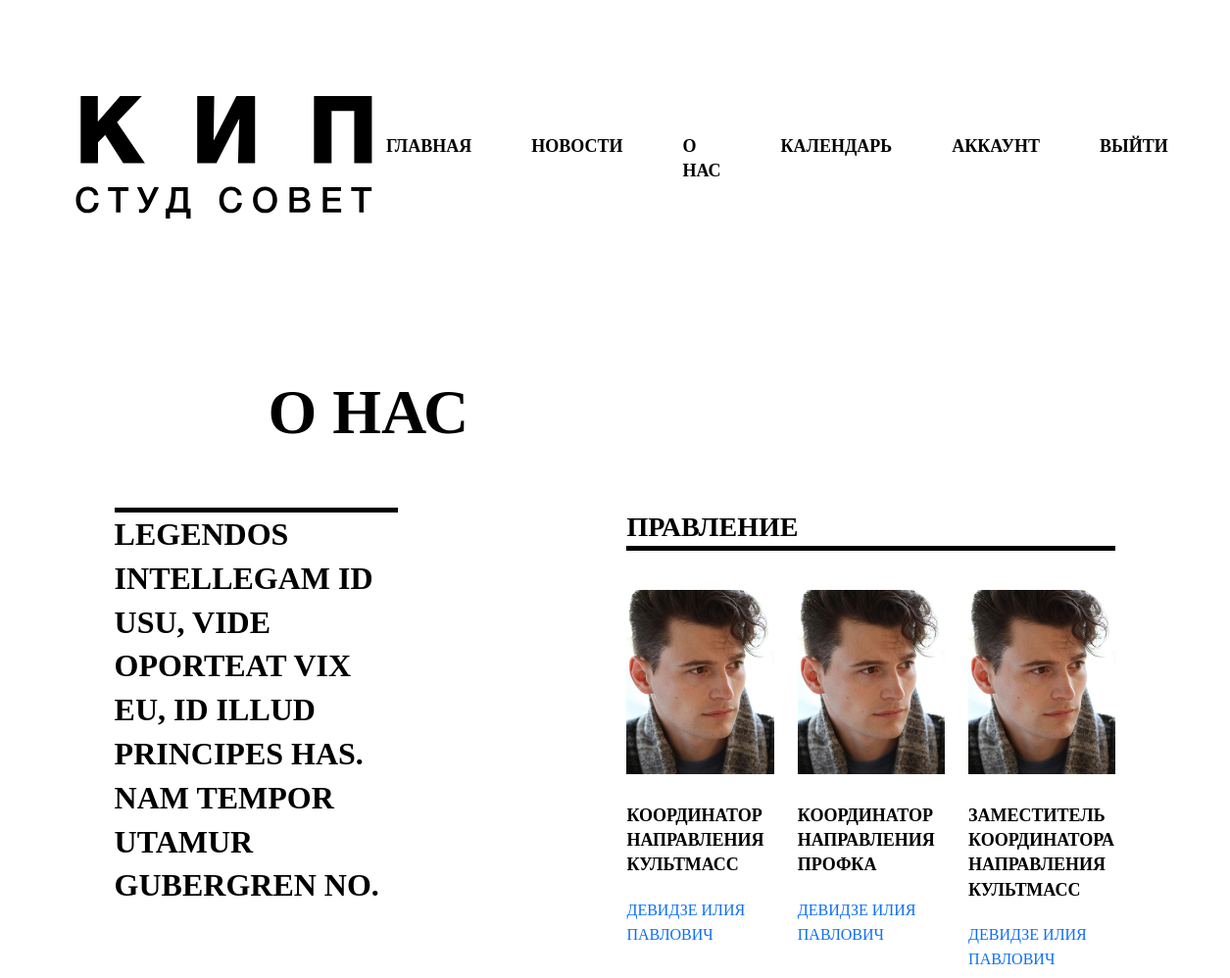
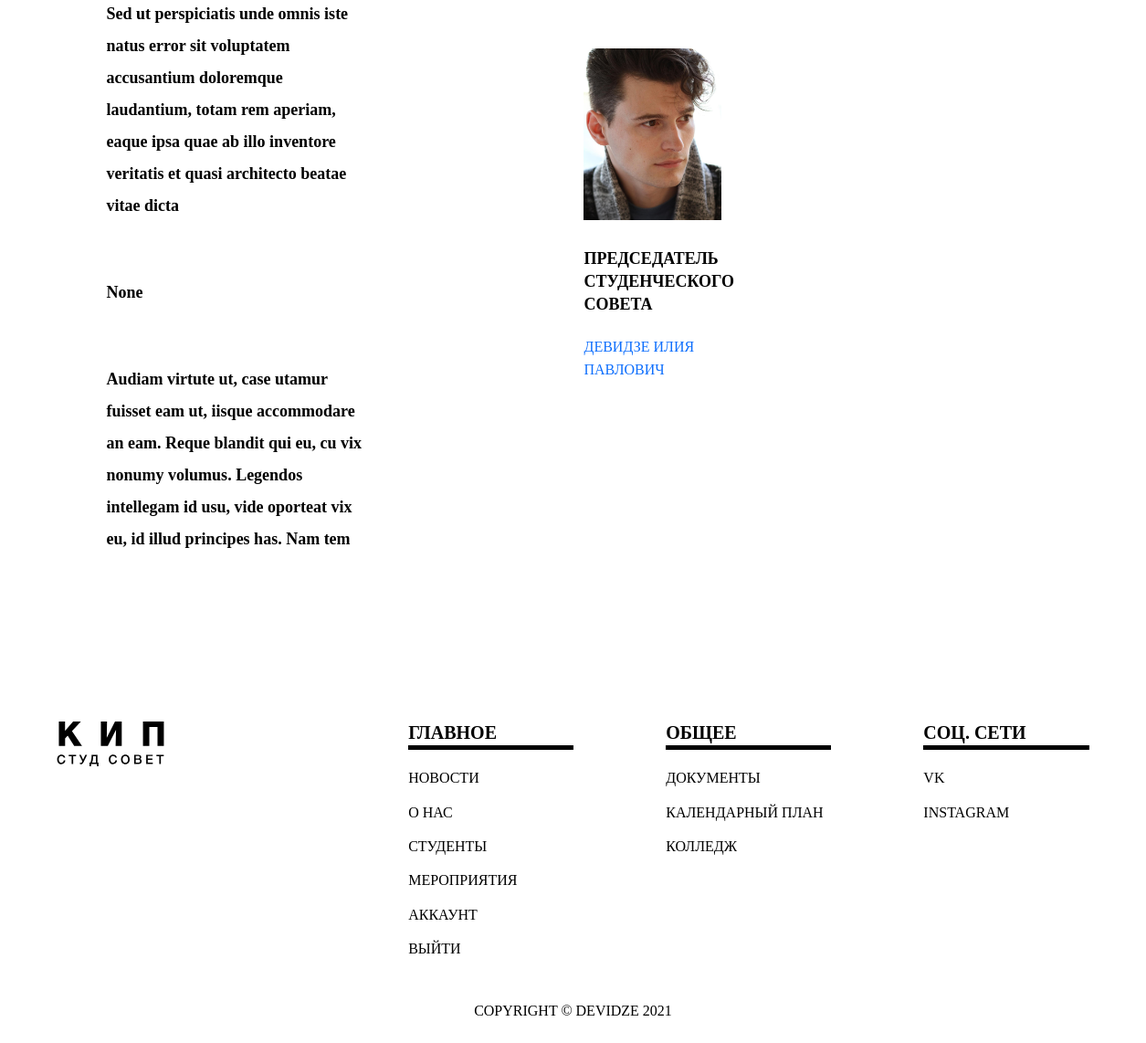
The page /about/ (signed in) on the database its author committed (2 pictures, top to bottom).
### accounts/models.py (models this page shows, shortened)
class About(models.Model):
    tags        = models.ForeignKey(Tag, null = True, blank = True, on_delete = models.SET_NULL)
    goals       = RichTextField(max_length=200, blank=True, null=True)
    main_text   = RichTextField(max_length=300, blank=True, null=True)
    text        = RichTextField(max_length=1000, blank=True, null=True)
    result      = RichTextField(max_length=500, blank=True, null=True)

class ListDirection(models.Model):
    STATUS = (
            ('Участник', 'Участник'),
            ('Правление', 'Правление')
    )
    tags        = models.ForeignKey(Tag, null=True, on_delete=models.SET_NULL)
    user        = models.ForeignKey(Student, null=True, on_delete=models.SET_NULL)
    status      = models.CharField(max_length=200, blank=True, null=True, choices=STATUS)
    role        = models.CharField(max_length=200, blank=True, null=True)
    date_created= models.DateTimeField(auto_now_add=True, null=True)

class Student(models.Model):
    user        = models.OneToOneField(User, null=True, on_delete=models.CASCADE)
    group       = models.ForeignKey(Company, null=True, on_delete=models.SET_NULL)
    fio         = models.CharField(max_length=200, null=True)
    phone       = models.CharField(max_length=200, null=True)
    birthday    = models.DateField(null=True)
    profile_pic = models.ImageField(default='avatar.png', null=True, blank=True)
    vk_url      = models.CharField(max_length=200, blank=True, null=True)
    instagram_url   = models.CharField(max_length=200, blank=True, null=True)
    date_created= models.DateTimeField(auto_now_add=True, null=True)

### accounts/views.py (the view)
# urls.py: path('about/', views.about, name="about"),
def about(request):
    users = ListDirection.objects.filter(status="Правление")
    text_about = About.objects.filter(tags__name="Общее").last()
    account = None
    if unauthenticated_user != True:
        account = request.user.student
    context = {
        'users':users, 'text_about':text_about, 'account':account
    }
    return render(request, 'accounts/pages/about.html', context)

### accounts/templates/accounts/pages/about.html
{% extends 'accounts/main.html' %}
{% load static %}
{% block content %}
<section class="promo row">
    <div class="col-12 col-sm-7 promo-header">
        О нас
    </div>
</section>
<section class="info row">
    <div class="col-1 col-xs-0 col-sm-1"></div>
    <div class="col-xs-6 col-sm-10 col-md-5 col-lg-3 info-boxes">
        <div class="row">
            <div class="info-box">
                <div class="info-author-header">{{text_about.goals | safe}}</div>
                <div class="info-text">{{text_about.main_text | safe}}</div>
            </div>
            <div class="info-box">
                <div class="info-text">{{text_about.text | safe}}</div>
            </div>
            <div class="info-box">
                <div class="info-text">{{text_about.result | safe}}</div>
            </div>
        </div>
    </div>
    <div class="col-xs-0 col-sm-2 col-md-1 col-lg-2"></div>
    <div class="col-xs-12 col-sm-8 col-md-4 col-lg-5 info-users">
        <div class="box-header">Правление</div>
        <div class="row">
            {% for user in users %}
            <div class="col-xs-12 col-sm-12 col-md-12 col-lg-4 info-user">
                <img class="img-fluid" src="{{user.user.profile_pic.url}}" alt="">
                {% if request.user.is_staff %}
                <div class="info-role">{{user.role}}</div>
                    {% if user.user == account %}
                        <div class="info-fio"><a href="{% url 'main_user' %}">{{user.user.fio}}</a></div>
                    {% else %}
                        <div class="info-fio"><a href="{% url 'admin_lookuser' user.user.fio %}">{{user.user.fio}}</a></div>
                    {% endif %}
                {% else %}
                    <div class="info-role">{{user.role}}</div>
                    <div class="info-fio">{{user.user.fio}}</div>
                {% endif %}
            </div>
            {% endfor %}
        </div>
    </div>
    <div class="col-xs-0 col-md-1"></div>
</section>
{% endblock %}

### static/css/styles.css (style rules this page uses)
body { min-width: 400px; }
@media all { .box-header { margin-bottom: 40px; } }
@media all { .promo { margin-bottom: 50px; display: flex; justify-content: center; } }
@media all { .info { margin-bottom: 100px; } }
@media all { .info-author-header { margin-bottom: 90px; } }
@media all { .info-box { margin-bottom: 50px; } }
@media all { .info-user { margin-bottom: 60px; } }
@media all { .info-role { margin-top: 30px; } }
@media all { .info-fio { margin-top: 20px; } }
@media (max-width: 3840px) { .info { margin-bottom: 100px; } }
@media (max-width: 3840px) { .info-box { margin-bottom: 100px; } }
@media (max-width: 1440px) { .info { margin-bottom: 100px; } }
@media (max-width: 1440px) { .info-box { margin-bottom: 50px; } }
@media (max-width: 1440px) { .info-text { margin-top: -20px; margin-bottom: 30px; } }

### rows shown on the page
About: goals "LEGENDOS INTELLEGAM ID USU, VIDE OPORTEAT VIX EU, ID ILLUD PRINCIPES HAS. NAM TEMPOR UTAMUR GUBERGREN NO.", main_text "Sed ut perspiciatis unde omnis iste natus error sit voluptatem accusantium doloremque laudantium, totam rem aperiam, eaque ipsa quae ab illo inventore veritatis et quasi architecto beatae vitae dicta", text "None", result "Audiam virtute ut, case utamur fuisset eam ut, iisque accommodare an eam. Reque blandit qui eu, cu vix nonumy volumus. Legendos intellegam id usu, vide oporteat vix eu, id illud principes has. Nam tem"
ListDirection: user.profile_pic (picture), role "КООРДИНАТОР НАПРАВЛЕНИЯ КУЛЬТМАСС", user.fio "ДЕВИДЗЕ ИЛИЯ ПАВЛОВИЧ"
ListDirection: user.profile_pic (picture), role "КООРДИНАТОР НАПРАВЛЕНИЯ ПРОФКА", user.fio "ДЕВИДЗЕ ИЛИЯ ПАВЛОВИЧ"
ListDirection: user.profile_pic (picture), role "ЗАМЕСТИТЕЛЬ КООРДИНАТОРА НАПРАВЛЕНИЯ КУЛЬТМАСС", user.fio "ДЕВИДЗЕ ИЛИЯ ПАВЛОВИЧ"
ListDirection: user.profile_pic (picture), role "ПРЕДСЕДАТЕЛЬ СТУДЕНЧЕСКОГО СОВЕТА", user.fio "ДЕВИДЗЕ ИЛИЯ ПАВЛОВИЧ"
